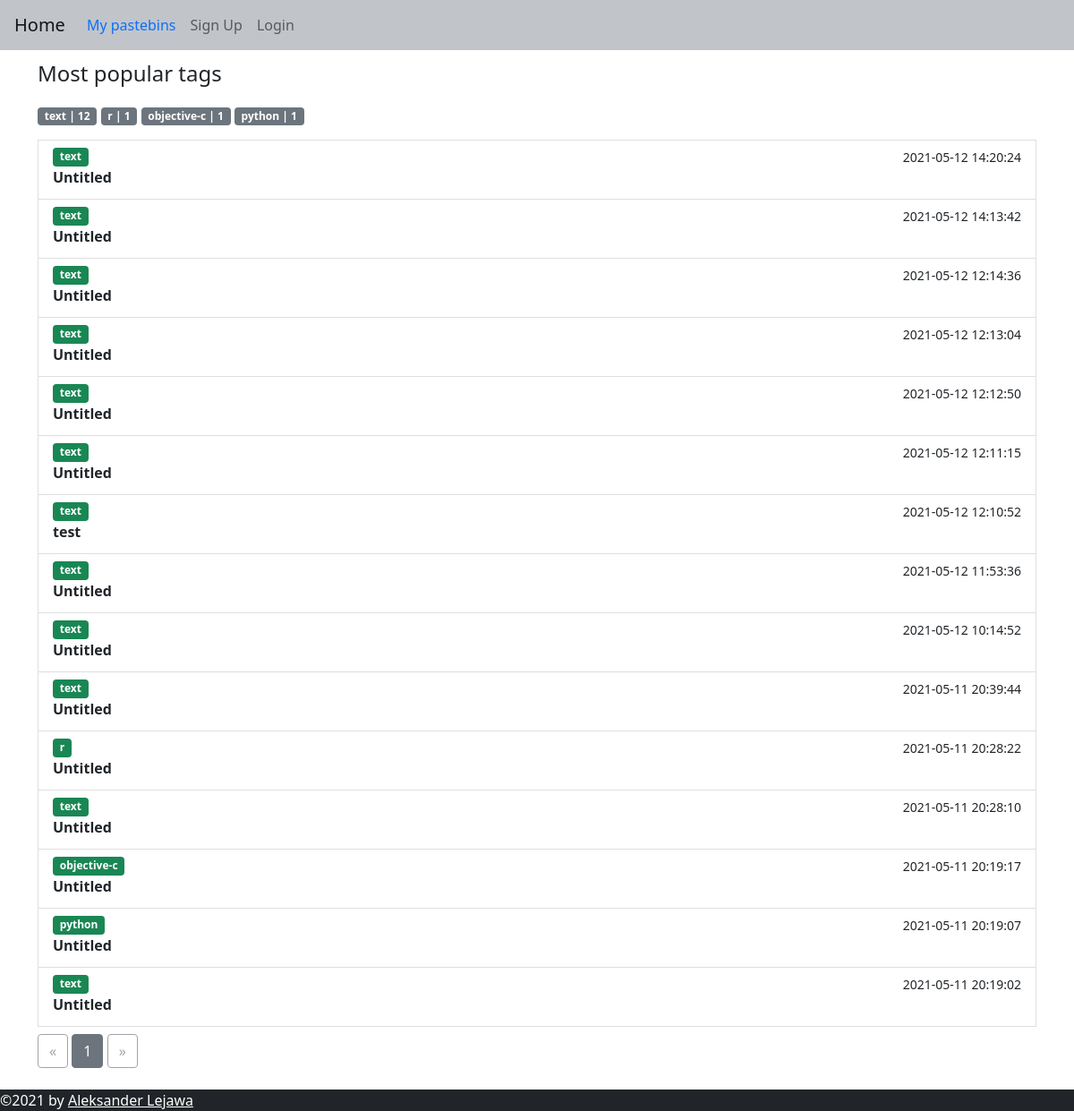
The page /public on the database its author committed.
### web/models.py (models this page shows, shortened)
class Pastebin(db.Model):
    id = db.Column(db.Integer, primary_key=True)
    title = db.Column(db.String(100), default="Untitled")
    content = db.Column(db.String(60000))
    syntax = db.Column(db.String(50))
    user_id = db.Column(db.Integer, db.ForeignKey("user.id"))
    date = db.Column(db.DateTime(timezone=True))
    expire_date = db.Column(db.DateTime(timezone=True))
    password = db.Column(db.String(150))
    link = db.Column(db.String(150), unique=True)
    def is_expired(self):
        if self.expire_date:
            if datetime.utcnow() > self.expire_date:
                db.session.delete(self)
                db.session.commit()
                return True
            return False
        else:
            return False

### web/public_pastebins/routes.py (the view)
@bp.route("/public")
def public():
    page = request.args.get("page", 1, type=int)
    tags = dict()
    pastebins = Pastebin.query.filter_by(password=None).limit(50).from_self().order_by(desc(Pastebin.date))
    for pastebin in pastebins:
        pastebin.is_expired()
        if pastebin.syntax in tags:
            tags[pastebin.syntax] += 1
        else:
            tags[pastebin.syntax] = 1
    tags = sorted(tags.items(), key=lambda x: x[1], reverse=True)
    return render_template("public_pastebins.html", user=current_user, pastebins=pastebins.paginate(page, 15, False), tags=tags)

### web/templates/public_pastebins.html
{% extends "base.html" %}
{% block content %}
<div class=" mt-2 mb-3">
    <p class="lead fs-4">Most popular tags</p>
    {% for syntax, quant in tags %}
    <span class="badge bg-secondary"> {{ syntax }} | {{ quant }}</span>
    {% endfor %}
</div>
{% for pastebin in pastebins.items %}
<a href="{{pastebin.link}}" class="list-group-item list-group-item-action">
    <div class="d-flex w-100 justify-content-between">
        <span class="badge bg-success">{{ pastebin.syntax }}</span>
        <small>{{ pastebin.date.replace(microsecond=0) }}</small>
    </div>
    <p class="mb-1"><b>{{ pastebin.title if pastebin.title|length < 10 else pastebin.title[:10] + "..."}}</b></p>
</a>
{% endfor %}
<div class="text-right mt-2">
    <a href="{{ url_for('public_pastebins.public', page=pastebins.prev_num) }}"
        class="btn btn-outline-secondary {% if pastebins.page == 1 %}disabled{% endif %}">
        &laquo;
    </a>
    {% for page_num in pastebins.iter_pages(left_edge=1, right_edge=1, left_current=1, right_current=2) %}
    {% if page_num %}
    {% if pastebins.page == page_num %}
    <a href="{{ url_for('public_pastebins.public', page=page_num) }}" class="btn btn-secondary ">
        {{ page_num }}
    </a>
    {% else %}
    <a href="{{ url_for('public_pastebins.public', page=page_num) }}" class="btn btn-outline-secondary ">
        {{ page_num }}
    </a>
    {% endif %}
    {% else %}
    ...
    {% endif %}
    {% endfor %}
    <a href="{{ url_for('public_pastebins.public', page=pastebins.next_num) }}" class="btn btn-outline-secondary
       {% if pastebins.page == pastebins.pages %}disabled{% endif %}">
        &raquo;
    </a>
</div>
{% endblock %}

### rows shown on the page
Pastebin: syntax "text", quant "12", date.replace "2021-05-12 14:20:24", title "Untitled"
Pastebin: syntax "objective-c", quant "1", date.replace "2021-05-11 20:19:17", title "Untitled"
Pastebin: syntax "python", quant "1", date.replace "2021-05-11 20:19:07", title "Untitled"
Pastebin: syntax "text", date.replace "2021-05-12 14:13:42", title "Untitled"
Pastebin: syntax "text", date.replace "2021-05-12 12:14:36", title "Untitled"
Pastebin: syntax "text", date.replace "2021-05-12 12:13:04", title "Untitled"
Pastebin: syntax "text", date.replace "2021-05-12 12:12:50", title "Untitled"
Pastebin: syntax "text", date.replace "2021-05-12 12:11:15", title "Untitled"
Pastebin: syntax "text", date.replace "2021-05-12 12:10:52", title "test"
Pastebin: syntax "text", date.replace "2021-05-12 11:53:36", title "Untitled"
Pastebin: syntax "text", date.replace "2021-05-12 10:14:52", title "Untitled"
Pastebin: syntax "text", date.replace "2021-05-11 20:39:44", title "Untitled"
Pastebin: syntax "r", date.replace "2021-05-11 20:28:22", title "Untitled"
Pastebin: syntax "text", date.replace "2021-05-11 20:28:10", title "Untitled"
Pastebin: syntax "text", date.replace "2021-05-11 20:19:02", title "Untitled"

### other values the page prints
{{ syntax }} "r"
{{ quant }} "1"
{{ page_num }} "1"
